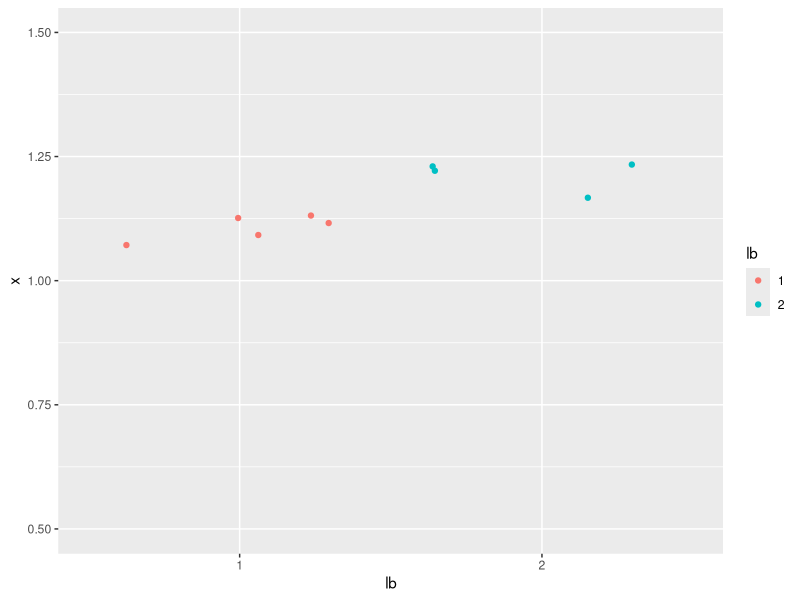
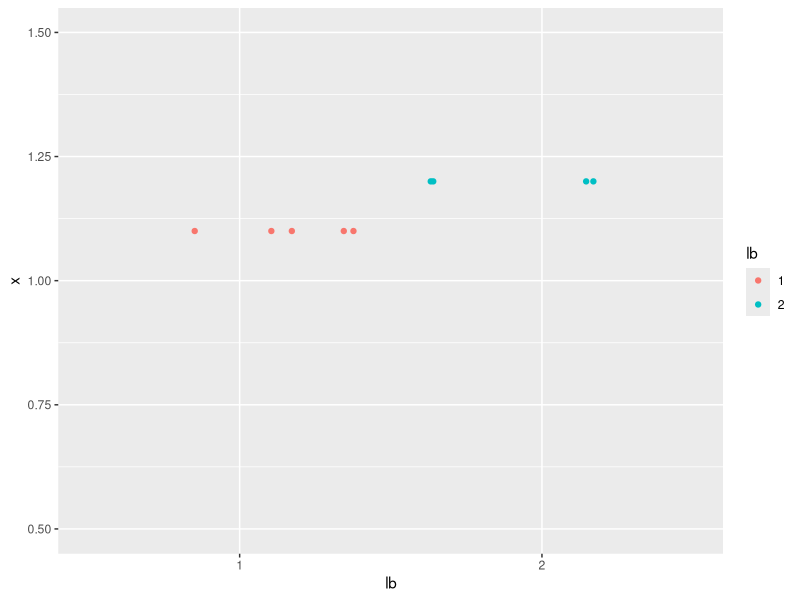
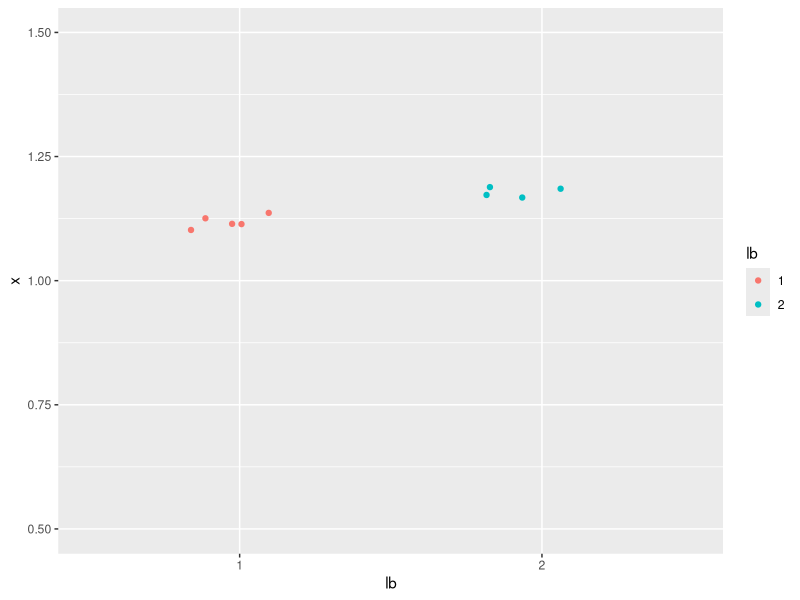
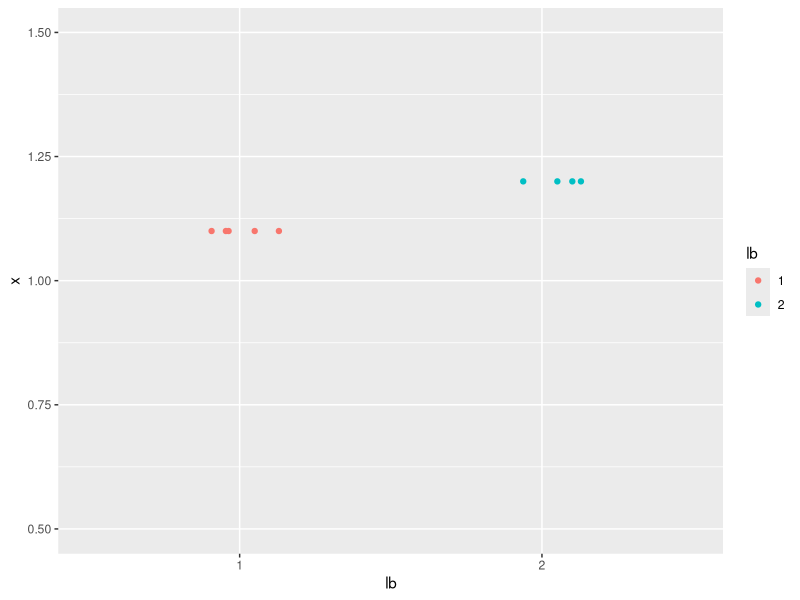

These figures' R source, in order:
## ---- chunk 1
library(tidyverse)
## ---- chunk 2
x <- c(rep(1.1,5),rep(1.2,4))
y <- c(rep("1",5),rep("2",4))

dfm <- tibble(x = x, lb = y)
## ---- chunk 3
dfm %>% ggplot(aes(x = lb, y = x, color = lb)) +
    geom_jitter() + ylim(0.5,1.5)
## ---- chunk 4
dfm %>% ggplot(aes(x = lb, y = x, color = lb)) +
    geom_jitter(height = 0) + ylim(0.5,1.5)
## ---- chunk 5
dfm %>% ggplot(aes(x = lb, y = x, color = lb)) +
    geom_jitter(width = 0.2) + ylim(0.5,1.5)
## ---- chunk 6
dfm %>% ggplot(aes(x = lb, y = x, color = lb)) +
    geom_jitter(width = 0.2, height = 0) + ylim(0.5,1.5)
